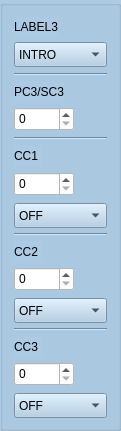
     <widget class="QGroupBox" name="columnbox3">
      <property name="geometry">
       <rect>
        <x>240</x>
        <y>50</y>
        <width>121</width>
        <height>431</height>
       </rect>
      </property>
      <property name="styleSheet">
       <string notr="true">background-color: rgb(172, 202, 227);</string>
      </property>
      <layout class="QVBoxLayout" name="verticalLayout_17">
       <item>
        <widget class="QLabel" name="label_BankPC1_3">
         <property name="sizePolicy">
          <sizepolicy hsizetype="Fixed" vsizetype="Preferred">
           <horstretch>0</horstretch>
           <verstretch>0</verstretch>
          </sizepolicy>
         </property>
         <property name="maximumSize">
          <size>
           <width>16777215</width>
           <height>30</height>
          </size>
         </property>
         <property name="text">
          <string>LABEL3</string>
         </property>
        </widget>
       </item>
       <item>
        <widget class="QComboBox" name="presetLabel1_3">
         <property name="minimumSize">
          <size>
           <width>0</width>
           <height>25</height>
          </size>
         </property>
         <property name="styleSheet">
          <string notr="true">background-color: rgb(172, 202, 227);</string>
         </property>
         <item>
          <property name="text">
           <string>INTRO</string>
          </property>
         </item>
         <item>
          <property name="text">
           <string>VERSE</string>
          </property>
         </item>
         <item>
          <property name="text">
           <string>CHORUS</string>
          </property>
         </item>
         <item>
          <property name="text">
           <string>SOLO</string>
          </property>
         </item>
         <item>
          <property name="text">
           <string>OUTRO</string>
          </property>
         </item>
         <item>
          <property name="text">
           <string>BRIDGE</string>
          </property>
         </item>
        </widget>
       </item>
       <item>
        <widget class="Line" name="line_4">
         <property name="orientation">
          <enum>Qt::Horizontal</enum>
         </property>
        </widget>
       </item>
       <item>
        <widget class="QLabel" name="label_PC1_3">
         <property name="sizePolicy">
          <sizepolicy hsizetype="Fixed" vsizetype="Preferred">
           <horstretch>0</horstretch>
           <verstretch>0</verstretch>
          </sizepolicy>
         </property>
         <property name="maximumSize">
          <size>
           <width>16777215</width>
           <height>30</height>
          </size>
         </property>
         <property name="text">
          <string>PC3/SC3</string>
         </property>
        </widget>
       </item>
       <item>
        <widget class="QSpinBox" name="spinBox_PC1_3">
         <property name="sizePolicy">
          <sizepolicy hsizetype="Fixed" vsizetype="Fixed">
           <horstretch>0</horstretch>
           <verstretch>0</verstretch>
          </sizepolicy>
         </property>
         <property name="minimumSize">
          <size>
           <width>60</width>
           <height>24</height>
          </size>
         </property>
         <property name="maximumSize">
          <size>
           <width>60</width>
           <height>16777215</height>
          </size>
         </property>
         <property name="styleSheet">
          <string notr="true">background-color: rgb(255, 255, 255);</string>
         </property>
         <property name="accelerated">
          <bool>true</bool>
         </property>
         <property name="maximum">
          <number>127</number>
         </property>
        </widget>
       </item>
       <item>
        <widget class="Line" name="line_14">
         <property name="orientation">
          <enum>Qt::Horizontal</enum>
         </property>
        </widget>
       </item>
       <item>
        <widget class="QLabel" name="label_CC1_3">
         <property name="sizePolicy">
          <sizepolicy hsizetype="Fixed" vsizetype="Preferred">
           <horstretch>0</horstretch>
           <verstretch>0</verstretch>
          </sizepolicy>
         </property>
         <property name="maximumSize">
          <size>
           <width>16777215</width>
           <height>30</height>
          </size>
         </property>
         <property name="text">
          <string>CC1 </string>
         </property>
        </widget>
       </item>
       <item>
        <widget class="QSpinBox" name="spinBox_CC1_3">
         <property name="sizePolicy">
          <sizepolicy hsizetype="Fixed" vsizetype="Fixed">
           <horstretch>0</horstretch>
           <verstretch>0</verstretch>
          </sizepolicy>
         </property>
         <property name="minimumSize">
          <size>
           <width>60</width>
           <height>24</height>
          </size>
         </property>
         <property name="maximumSize">
          <size>
           <width>60</width>
           <height>16777215</height>
          </size>
         </property>
         <property name="styleSheet">
          <string notr="true">background-color: rgb(255, 255, 255);</string>
         </property>
         <property name="accelerated">
          <bool>true</bool>
         </property>
         <property name="maximum">
          <number>127</number>
         </property>
        </widget>
       </item>
       <item>
        <widget class="QComboBox" name="onoff1_3">
         <property name="minimumSize">
          <size>
           <width>0</width>
           <height>25</height>
          </size>
         </property>
         <property name="maximumSize">
          <size>
           <width>16777215</width>
           <height>22</height>
          </size>
         </property>
         <property name="styleSheet">
          <string notr="true">background-color: rgb(172, 202, 227);</string>
         </property>
         <item>
          <property name="text">
           <string>OFF</string>
          </property>
         </item>
         <item>
          <property name="text">
           <string>ON</string>
          </property>
         </item>
        </widget>
       </item>
       <item>
        <widget class="Line" name="line_30">
         <property name="orientation">
          <enum>Qt::Horizontal</enum>
         </property>
        </widget>
       </item>
       <item>
        <widget class="QLabel" name="label_CC2_3">
         <property name="sizePolicy">
          <sizepolicy hsizetype="Fixed" vsizetype="Preferred">
           <horstretch>0</horstretch>
           <verstretch>0</verstretch>
          </sizepolicy>
         </property>
         <property name="maximumSize">
          <size>
           <width>16777215</width>
           <height>30</height>
          </size>
         </property>
         <property name="text">
          <string>CC2 </string>
         </property>
        </widget>
       </item>
       <item>
        <widget class="QSpinBox" name="spinBox_CC2_3">
         <property name="sizePolicy">
          <sizepolicy hsizetype="Fixed" vsizetype="Fixed">
           <horstretch>0</horstretch>
           <verstretch>0</verstretch>
          </sizepolicy>
         </property>
         <property name="minimumSize">
          <size>
           <width>60</width>
           <height>24</height>
          </size>
         </property>
         <property name="maximumSize">
          <size>
           <width>60</width>
           <height>16777215</height>
          </size>
         </property>
         <property name="styleSheet">
          <string notr="true">background-color: rgb(255, 255, 255);</string>
         </property>
         <property name="accelerated">
          <bool>true</bool>
         </property>
         <property name="maximum">
          <number>127</number>
         </property>
        </widget>
       </item>
       <item>
        <widget class="QComboBox" name="onoff2_3">
         <property name="minimumSize">
          <size>
           <width>0</width>
           <height>25</height>
          </size>
         </property>
         <property name="maximumSize">
          <size>
           <width>16777215</width>
           <height>22</height>
          </size>
         </property>
         <property name="styleSheet">
          <string notr="true">background-color: rgb(172, 202, 227);</string>
         </property>
         <item>
          <property name="text">
           <string>OFF</string>
          </property>
         </item>
         <item>
          <property name="text">
           <string>ON</string>
          </property>
         </item>
        </widget>
       </item>
       <item>
        <widget class="Line" name="line_32">
         <property name="orientation">
          <enum>Qt::Horizontal</enum>
         </property>
        </widget>
       </item>
       <item>
        <widget class="QLabel" name="label_CC3_3">
         <property name="sizePolicy">
          <sizepolicy hsizetype="Fixed" vsizetype="Preferred">
           <horstretch>0</horstretch>
           <verstretch>0</verstretch>
          </sizepolicy>
         </property>
         <property name="maximumSize">
          <size>
           <width>16777215</width>
           <height>30</height>
          </size>
         </property>
         <property name="text">
          <string>CC3 </string>
         </property>
        </widget>
       </item>
       <item>
        <widget class="QSpinBox" name="spinBox_CC3_3">
         <property name="sizePolicy">
          <sizepolicy hsizetype="Fixed" vsizetype="Fixed">
           <horstretch>0</horstretch>
           <verstretch>0</verstretch>
          </sizepolicy>
         </property>
         <property name="minimumSize">
          <size>
           <width>60</width>
           <height>24</height>
          </size>
         </property>
         <property name="maximumSize">
          <size>
           <width>60</width>
           <height>16777215</height>
          </size>
         </property>
         <property name="styleSheet">
          <string notr="true">background-color: rgb(255, 255, 255);</string>
         </property>
         <property name="accelerated">
          <bool>true</bool>
         </property>
         <property name="maximum">
          <number>127</number>
         </property>
        </widget>
       </item>
       <item>
        <widget class="QComboBox" name="onoff3_3">
         <property name="minimumSize">
          <size>
           <width>0</width>
           <height>25</height>
          </size>
         </property>
         <property name="maximumSize">
          <size>
           <width>16777215</width>
           <height>22</height>
          </size>
         </property>
         <property name="styleSheet">
          <string notr="true">background-color: rgb(172, 202, 227);</string>
         </property>
         <item>
          <property name="text">
           <string>OFF</string>
          </property>
         </item>
         <item>
          <property name="text">
           <string>ON</string>
          </property>
         </item>
        </widget>
       </item>
      </layout>
     </widget>
